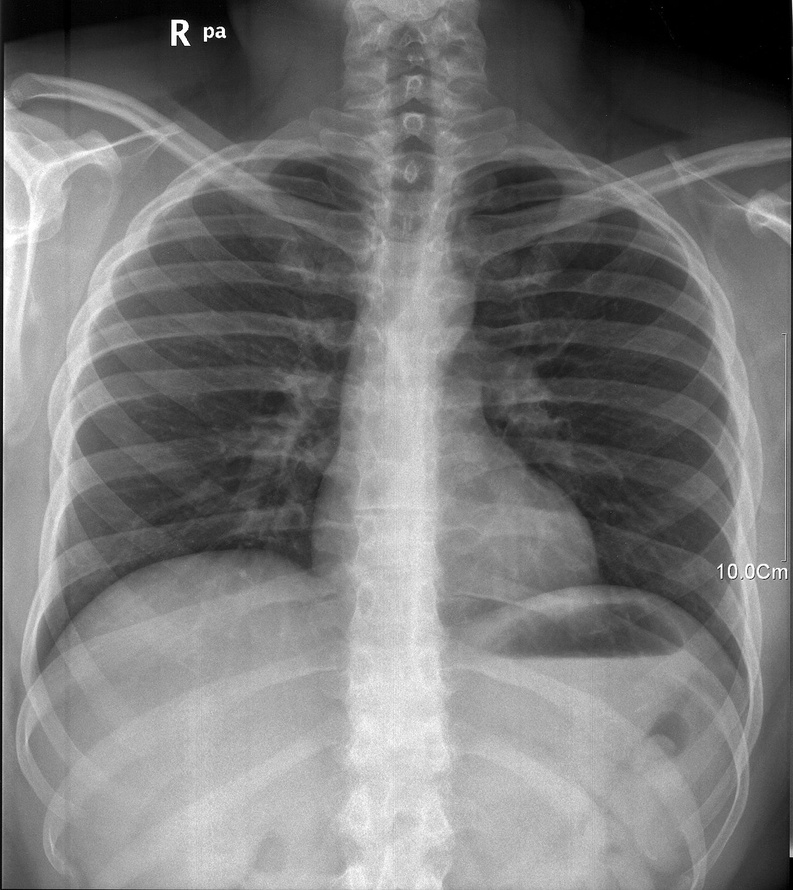
#> input picture images/chest-ray3.jpg, 793 x 890 px, shrunk from 1280 x 1436 before the run, found by its file name
$ python simpleitk.py
#> lines starting #> are read from the running program, lines starting #| are printed output that depends on the picture; after the words box and inside, x2 and y2 are one past the last pixel; in counts of white or black regions, pixels touching at a corner belong together
import cv2
import matplotlib.pyplot as plt
import numpy as np

# Load the X-ray image
image_path = './images/chest-ray3.jpg'
xray_image = cv2.imread(image_path, cv2.IMREAD_GRAYSCALE)
#> xray_image is the input picture: shape (890, 793); min 0, max 255, mean 120.7

# Normalize the grayscale intensities
normalized_image = cv2.normalize(xray_image, None, alpha=0, beta=255, norm_type=cv2.NORM_MINMAX)

# Function to preprocess the image
def preprocess_image(image):
    # Apply Gaussian Blur to reduce noise
    blurred_image = cv2.GaussianBlur(image, (5, 5), 0)

    # Enhance contrast using histogram equalization
    equalized_image = cv2.equalizeHist(blurred_image)
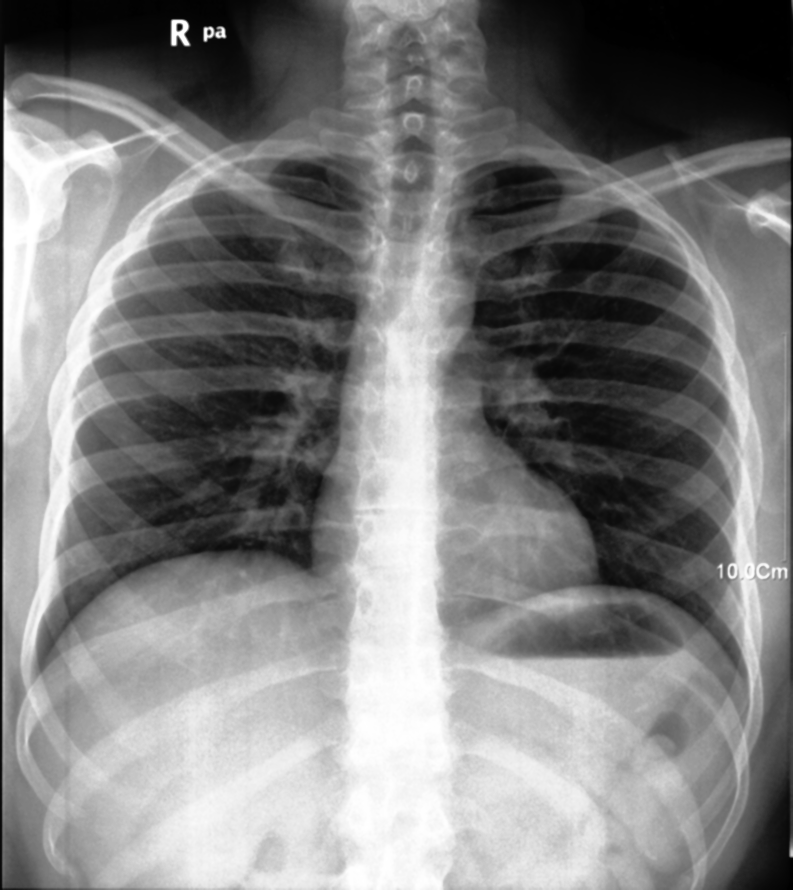
#> equalized_image: shape (890, 793); min 0, max 255, mean 126.6

    return equalized_image

# Function to detect the largest contour in the central area
def detect_heart_region(image):
    height, width = image.shape
#> height = 890; width = 793

    # Define the central region of interest
    central_top = int(height * 0.3)
#> central_top = 267
    central_bottom = int(height * 0.7)
#> central_bottom = 623
    central_left = int(width * 0.4)
#> central_left = 317
    central_right = int(width * 0.8)
#> central_right = 634
    central_region = image[central_top:central_bottom, central_left:central_right]
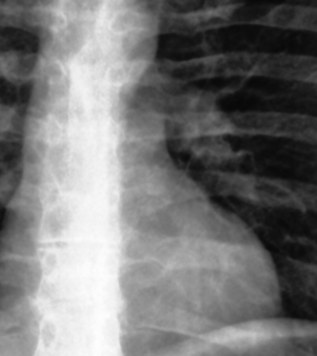
#> central_region: shape (356, 317); min 8, max 253, mean 118.7

    # Apply binary thresholding
    _, binary_image = cv2.threshold(central_region, 100, 255, cv2.THRESH_BINARY)
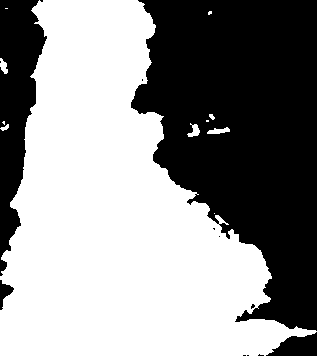
#> binary_image: shape (356, 317); 56.6% white; 13 black regions (9 under 20 px)

    # Find contours in the thresholded image
    contours, _ = cv2.findContours(binary_image, cv2.RETR_EXTERNAL, cv2.CHAIN_APPROX_SIMPLE)
#> contours = 11 contours, 6 with area under 20; largest, box (x1, y1, x2, y2) and area: (0, 0, 317, 356) 62802, (207, 127, 230, 134) 74, (187, 123, 200, 137) 74, (0, 58, 8, 74) 60, (0, 124, 9, 131) 22

    if contours:
        # Find the largest contour
        largest_contour = max(contours, key=cv2.contourArea)
#> largest_contour = contour of 553 points, box (x1, y1, x2, y2) (0, 0, 317, 356), area 62802

        # Get bounding box of the largest contour
        x, y, w, h = cv2.boundingRect(largest_contour)
#> x = 0; y = 0; w = 317; h = 356

        # Adjust coordinates back to the original image
        x_min = central_left + x
#> x_min = 317
        y_min = central_top + y
#> y_min = 267
        x_max = x_min + w
#> x_max = 634
        y_max = y_min + h
#> y_max = 623

        return x_min, y_min, x_max, y_max

    return None

# Preprocess the image
preprocessed_image = preprocess_image(normalized_image)

# Detect the heart region
heart_region = detect_heart_region(preprocessed_image)
#> heart_region = (317, 267, 634, 623)

# Create the base region around the detected heart region if found
if heart_region:
    x_min, y_min, x_max, y_max = heart_region
#> x_min = 317; y_min = 267; x_max = 634; y_max = 623

    # Define the base region
    base_top = max(0, y_min - 20)
#> base_top = 247
    base_bottom = min(preprocessed_image.shape[0], y_max + 20)
#> base_bottom = 643
    base_left = max(0, x_min - 20)
#> base_left = 297
    base_right = min(preprocessed_image.shape[1], x_max + 20)
#> base_right = 654

    # Extract the base region
    base_region = preprocessed_image[base_top:base_bottom, base_left:base_right]
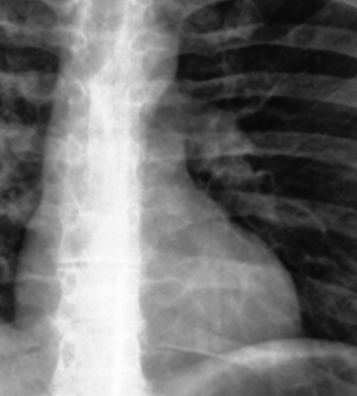
#> base_region: shape (396, 357); min 8, max 254, mean 112.2

    # Detect heart region within the extracted base region
    base_contours, _ = cv2.findContours(base_region, cv2.RETR_EXTERNAL, cv2.CHAIN_APPROX_SIMPLE)
#> base_contours = [[[0, 0], [0, 395], [356, 395], [356, 0]]]
    if base_contours:
        largest_base_contour = max(base_contours, key=cv2.contourArea)
#> largest_base_contour = [[0, 0], [0, 395], [356, 395], [356, 0]]
        cv2.drawContours(base_region, [largest_base_contour], -1, (255, 255, 255), 2)
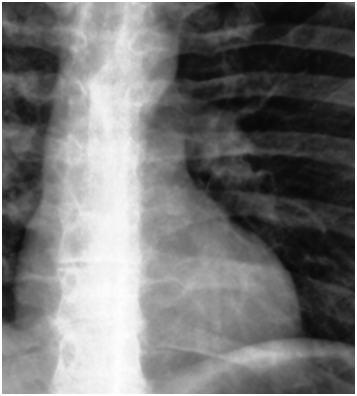
#> base_region: shape (396, 357); 2.12% of pixels changed, all inside (x1, y1, x2, y2) = (0, 0, 357, 396)
else:
    base_region = None

# Display results
fig, ax = plt.subplots(1, 4, figsize=(24, 6))

# Original image
ax[0].imshow(normalized_image, cmap='gray')
ax[0].set_title("Original Image")
ax[0].axis("off")

# Preprocessed image
ax[1].imshow(preprocessed_image, cmap='gray')
ax[1].set_title("Preprocessed Image")
ax[1].axis("off")

# Heart region and base
heart_overlay = cv2.cvtColor(normalized_image, cv2.COLOR_GRAY2BGR)
if heart_region:
    cv2.rectangle(heart_overlay, (x_min, y_min), (x_max, y_max), (0, 255, 0), 2)  # Heart bounding box
    cv2.rectangle(heart_overlay, (base_left, base_top), (base_right, base_bottom), (255, 0, 0), 2)  # Base region
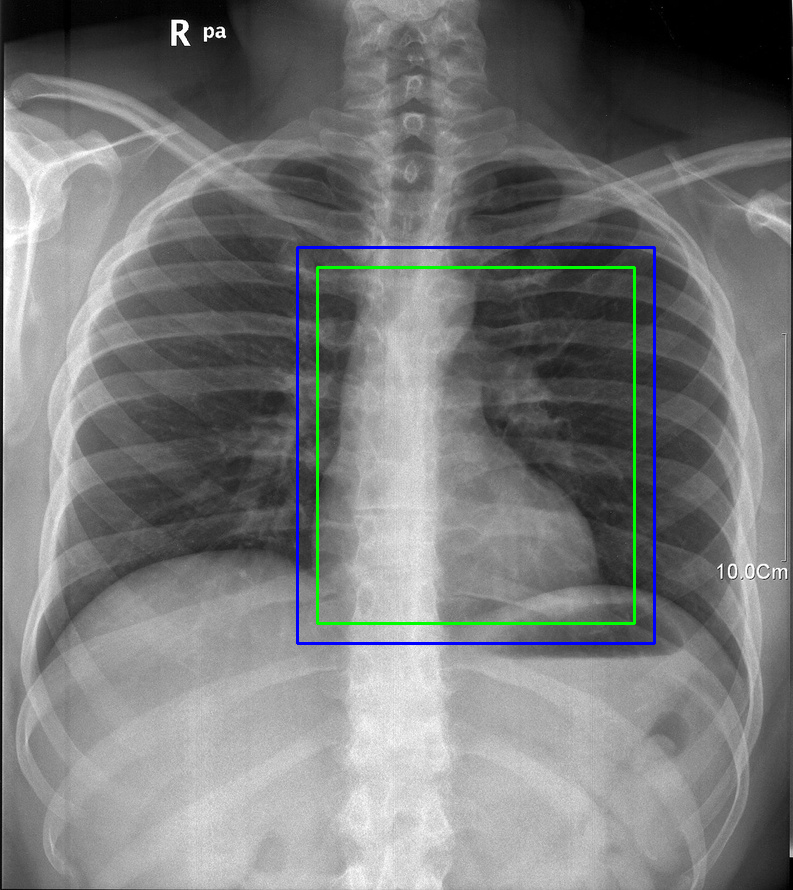
#> heart_overlay: shape (890, 793, 3); mean B, G, R 121.2, 121, 119.6
ax[2].imshow(cv2.cvtColor(heart_overlay, cv2.COLOR_BGR2RGB))
ax[2].set_title("Heart Region and Base")
ax[2].axis("off")

# Extracted heart region with contour
if base_region is not None:
    ax[3].imshow(base_region, cmap='gray')
    ax[3].set_title("Extracted Heart Region")
    ax[3].axis("off")

plt.tight_layout()
plt.show()
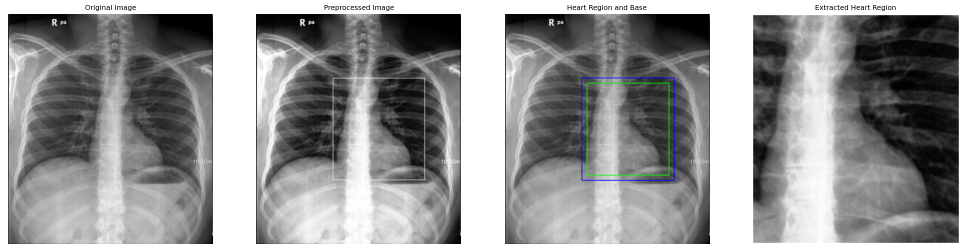
#> figure drawn by matplotlib, 4 panels

$ run again, with images/chest-ray2.jpg copied over images/chest-ray3.jpg
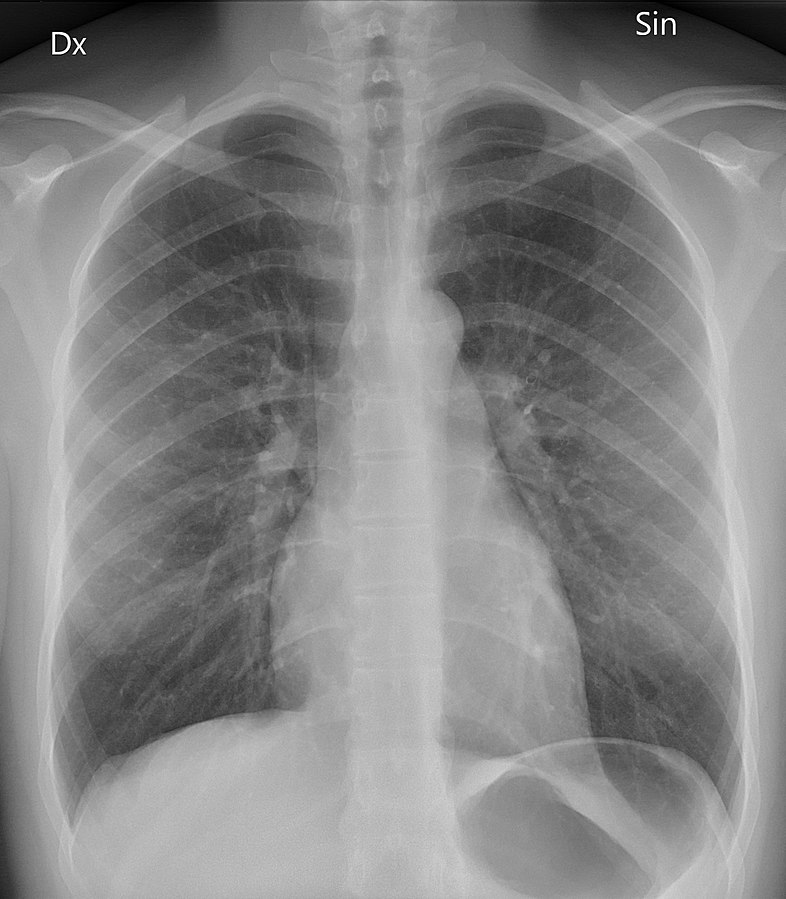
#> input picture images/chest-ray2.jpg, 786 x 899 px, found by its file name
#> xray_image is the input picture: shape (899, 786); min 0, max 255, mean 132.3
#> in detect_heart_region, `_, binary_image = cv2.threshold(central_region, 100, 255, cv2.THRESH_B..`:
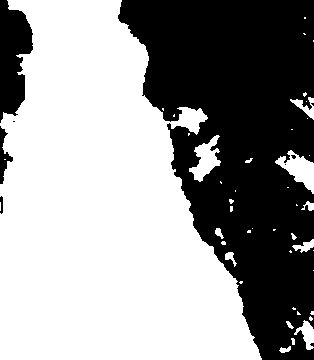
#> binary_image: shape (360, 314); 59.6% white; 9 black regions (5 under 20 px)
#> contours = 45 contours, 34 with area under 20; largest, box (x1, y1, x2, y2) and area: (0, 0, 262, 360) 64004, (275, 150, 314, 194) 722, (189, 135, 221, 182) 642, (294, 320, 314, 350) 244, (290, 97, 314, 120) 159
#> largest_contour = contour of 427 points, box (x1, y1, x2, y2) (0, 0, 262, 360), area 64004
#> x = 0; w = 262; h = 360
#> in detect_heart_region, `x_min = central_left + x`: x_min = 314
#> in detect_heart_region, `y_min = central_top + y`: y_min = 269
#> in detect_heart_region, `x_max = x_min + w`: x_max = 576
#> in detect_heart_region, `y_max = y_min + h`: y_max = 629
#> heart_region = (314, 269, 576, 629)
#> `x_min, y_min, x_max, y_max = heart_region`: x_min = 314; y_min = 269; x_max = 576; y_max = 629
#> base_top = 249
#> base_bottom = 649
#> base_left = 294
#> base_right = 596
#> base_contours = [[[0, 0], [0, 399], [301, 399], [301, 0]]]
#> largest_base_contour = [[0, 0], [0, 399], [301, 399], [301, 0]]
#> `plt.show()`:
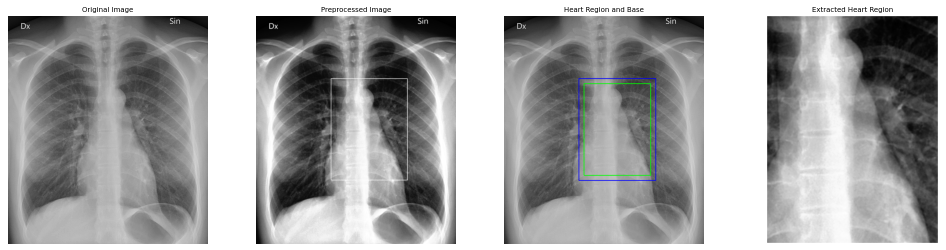
#> figure drawn by matplotlib, 4 panels

$ run again, with images/chest-ray4.jpg copied over images/chest-ray3.jpg
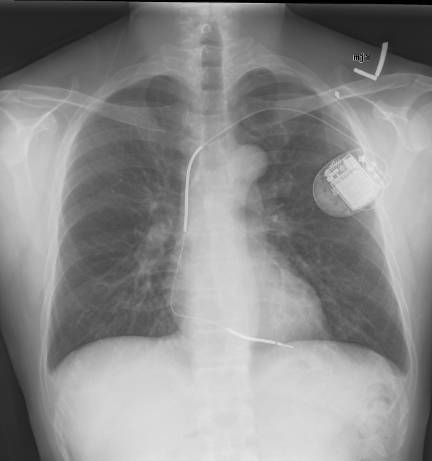
#> input picture images/chest-ray4.jpg, 432 x 461 px, found by its file name
#> xray_image is the input picture: shape (461, 432); min 0, max 235, mean 139.2
#> in detect_heart_region, `_, binary_image = cv2.threshold(central_region, 100, 255, cv2.THRESH_B..`:
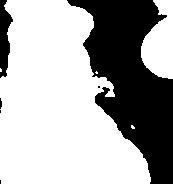
#> binary_image: shape (184, 173); 66.4% white; 6 black regions (4 under 20 px)
#> contours = 5 contours, 3 with area under 20; largest, box (x1, y1, x2, y2) and area: (0, 0, 151, 184) 19024, (141, 0, 173, 79) 1673
#> largest_contour = contour of 188 points, box (x1, y1, x2, y2) (0, 0, 151, 184), area 19024
#> x = 0; w = 151; h = 184
#> in detect_heart_region, `x_min = central_left + x`: x_min = 172
#> in detect_heart_region, `y_min = central_top + y`: y_min = 138
#> in detect_heart_region, `x_max = x_min + w`: x_max = 323
#> in detect_heart_region, `y_max = y_min + h`: y_max = 322
#> heart_region = (172, 138, 323, 322)
#> `x_min, y_min, x_max, y_max = heart_region`: x_min = 172; y_min = 138; x_max = 323; y_max = 322
#> base_top = 118
#> base_bottom = 342
#> base_left = 152
#> base_right = 343
#> base_contours = [[[0, 0], [0, 223], [190, 223], [190, 0]]]
#> largest_base_contour = [[0, 0], [0, 223], [190, 223], [190, 0]]
#> `plt.show()`:
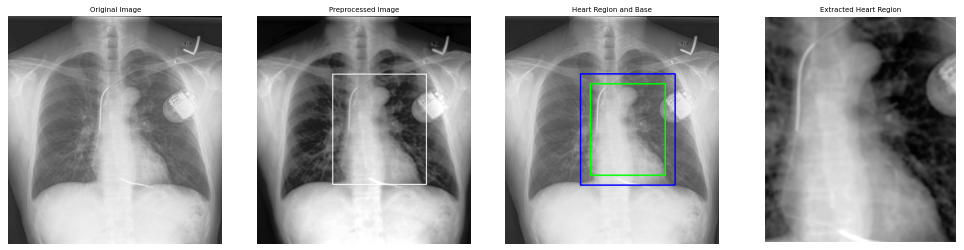
#> figure drawn by matplotlib, 4 panels

$ run again, with images/chest-ray5.jpg copied over images/chest-ray3.jpg
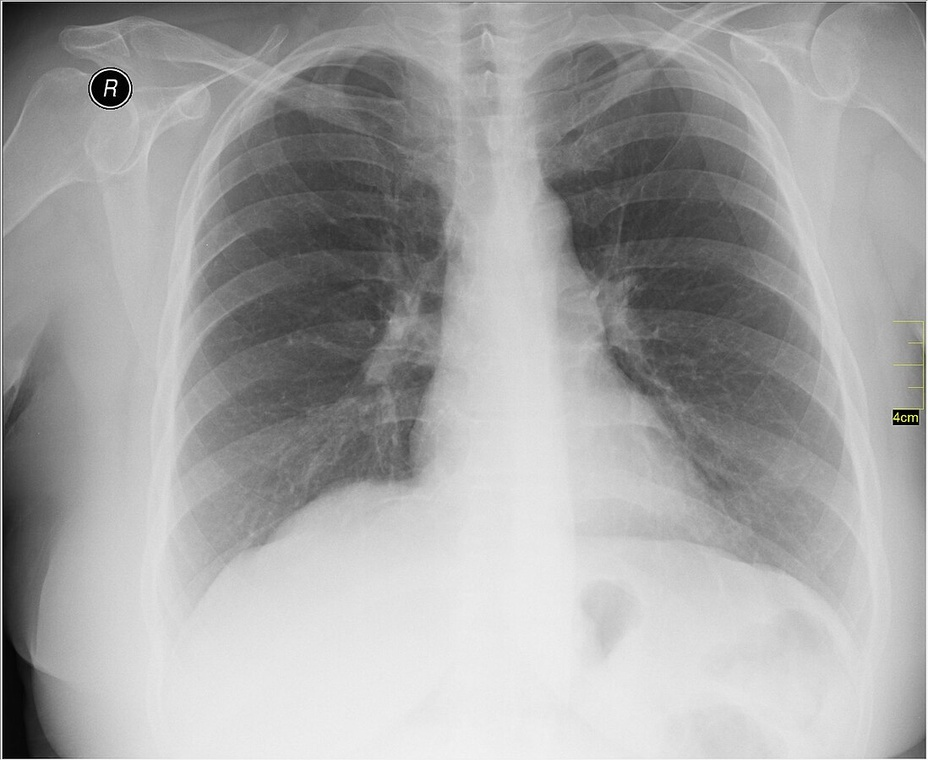
#> input picture images/chest-ray5.jpg, 928 x 760 px, shrunk from 1098 x 899 before the run, found by its file name
#> binary_image: shape (304, 371); 53.6% white; 12 black regions (7 under 20 px)
#> contours = 5 contours, 2 with area under 20; largest, box (x1, y1, x2, y2) and area: (0, 0, 371, 304) 59919, (24, 92, 34, 107) 58, (219, 64, 225, 72) 22
#> largest_contour = contour of 439 points, box (x1, y1, x2, y2) (0, 0, 371, 304), area 59919
#> x = 0; w = 371; h = 304
#> in detect_heart_region, `x_min = central_left + x`: x_min = 371
#> in detect_heart_region, `y_min = central_top + y`: y_min = 228
#> in detect_heart_region, `x_max = x_min + w`: x_max = 742
#> in detect_heart_region, `y_max = y_min + h`: y_max = 532
#> heart_region = (371, 228, 742, 532)
#> `x_min, y_min, x_max, y_max = heart_region`: x_min = 371; y_min = 228; x_max = 742; y_max = 532
#> base_top = 208
#> base_bottom = 552
#> base_left = 351
#> base_right = 762
#> base_contours = [[[0, 0], [0, 343], [410, 343], [410, 0]]]
#> largest_base_contour = [[0, 0], [0, 343], [410, 343], [410, 0]]
#> `plt.show()`:
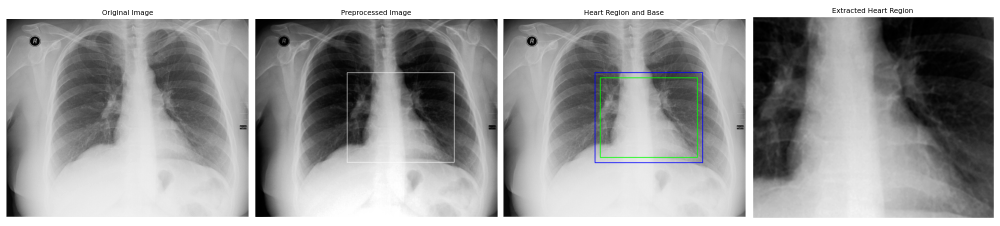
#> figure drawn by matplotlib, 4 panels
